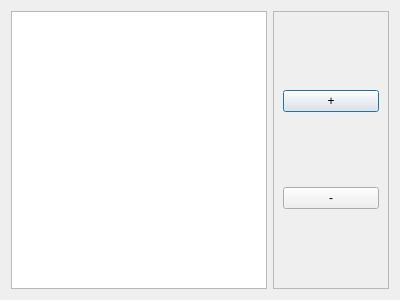
<?xml version="1.0" encoding="UTF-8"?>
<ui version="4.0">
 <class>Dialog</class>
 <widget class="QDialog" name="Dialog">
  <property name="geometry">
   <rect>
    <x>0</x>
    <y>0</y>
    <width>400</width>
    <height>300</height>
   </rect>
  </property>
  <property name="windowTitle">
   <string>Manage nodes</string>
  </property>
  <property name="modal">
   <bool>true</bool>
  </property>
  <layout class="QHBoxLayout" name="horizontalLayout">
   <item>
    <widget class="QListView" name="nodeslist"/>
   </item>
   <item>
    <widget class="QFrame" name="frame">
     <property name="sizePolicy">
      <sizepolicy hsizetype="MinimumExpanding" vsizetype="Preferred">
       <horstretch>0</horstretch>
       <verstretch>0</verstretch>
      </sizepolicy>
     </property>
     <property name="frameShape">
      <enum>QFrame::StyledPanel</enum>
     </property>
     <property name="frameShadow">
      <enum>QFrame::Raised</enum>
     </property>
     <layout class="QVBoxLayout" name="verticalLayout">
      <item>
       <widget class="QPushButton" name="addnode_btn">
        <property name="text">
         <string>+</string>
        </property>
       </widget>
      </item>
      <item>
       <widget class="QPushButton" name="deletenode_btn">
        <property name="text">
         <string>-</string>
        </property>
       </widget>
      </item>
     </layout>
    </widget>
   </item>
  </layout>
 </widget>
 <resources/>
 <connections/>
</ui>
